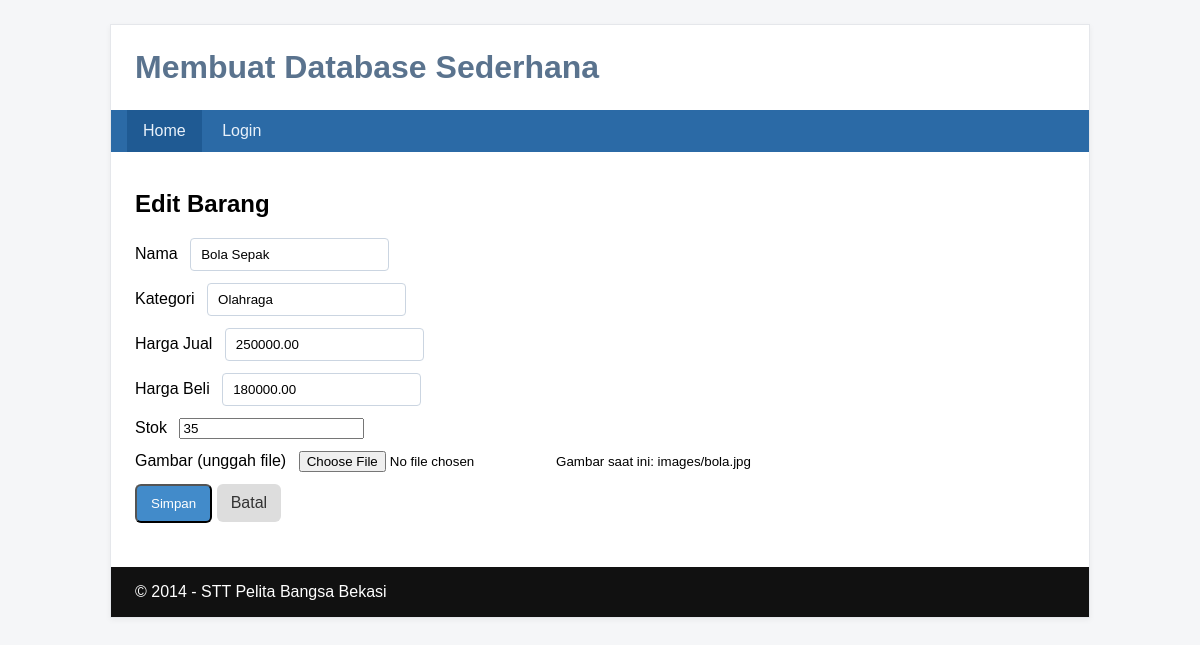
The page /edit.php?id=3 on the database its author committed.
### tables this page shows
CREATE TABLE `data_barang` (
  `id` INT UNSIGNED NOT NULL AUTO_INCREMENT,
  `nama` VARCHAR(100) NOT NULL,
  `kategori` VARCHAR(50) NOT NULL,
  `harga_jual` DECIMAL(15,2) NOT NULL DEFAULT 0,
  `harga_beli` DECIMAL(15,2) NOT NULL DEFAULT 0,
  `stok` INT NOT NULL DEFAULT 0,
  `gambar` VARCHAR(255) DEFAULT NULL,
  PRIMARY KEY (`id`),
  KEY `idx_kategori` (`kategori`),
  KEY `idx_nama` (`nama`)
);

### edit.php (the view, shortened to what this page needs)
<?php
include_once 'koneksi.php';
$id = isset($_GET['id']) ? (int)$_GET['id'] : 0;
$sql = "SELECT * FROM data_barang WHERE id={$id} LIMIT 1";
$res = mysqli_query($conn, $sql);
$row = mysqli_fetch_assoc($res);
include_once 'header.php';
?>
<h2>Edit Barang</h2>
<form method="post" enctype="multipart/form-data">
  <div class="form-row">
    <label>Nama</label>
    <input type="text" name="nama" value="<?php echo htmlspecialchars($_POST['nama'] ?? $row['nama']); ?>" required>
  </div>
  <div class="form-row">
    <label>Kategori</label>
    <input type="text" name="kategori" value="<?php echo htmlspecialchars($_POST['kategori'] ?? $row['kategori']); ?>" required>
  </div>
  <div class="form-row">
    <label>Harga Jual</label>
    <input type="text" name="harga_jual" value="<?php echo htmlspecialchars($_POST['harga_jual'] ?? $row['harga_jual']); ?>">
  </div>
  <div class="form-row">
    <label>Harga Beli</label>
    <input type="text" name="harga_beli" value="<?php echo htmlspecialchars($_POST['harga_beli'] ?? $row['harga_beli']); ?>">
  </div>
  <div class="form-row">
    <label>Stok</label>
    <input type="number" name="stok" value="<?php echo htmlspecialchars($_POST['stok'] ?? $row['stok']); ?>">
  </div>
  <div class="form-row">
    <label>Gambar (unggah file)</label>
    <input type="file" name="gambar" accept="image/*">
    <?php if (!empty($row['gambar'])): ?>
      <small>Gambar saat ini: <?php echo htmlspecialchars($row['gambar']); ?></small>
    <?php endif; ?>
  </div>
  <div class="form-row">
    <button type="submit" class="btn">Simpan</button>
    <a href="index.php" class="btn gray">Batal</a>
  </div>
</form>
<?php include_once 'footer.php'; ?>

### assets/styles.css (style rules this page uses)
* { box-sizing: border-box; }
body { font-family: Arial, Helvetica, sans-serif; background:#f5f6f8; margin:0; }
.btn { display:inline-block; background:#428bca; color:#fff; padding:10px 14px; border-radius:6px; text-decoration:none; }
.btn.gray { background:#ddd; color:#333; }
.form-row { margin:12px 0; }
label { margin-right:8px; }
input[type="text"] { padding:8px 10px; border:1px solid #cbd5e1; border-radius:4px; }

### rows shown on the page
data_barang: nama "Bola Sepak", kategori "Olahraga", harga_jual "250000.00", harga_beli "180000.00", stok "35", gambar "images/bola.jpg"
